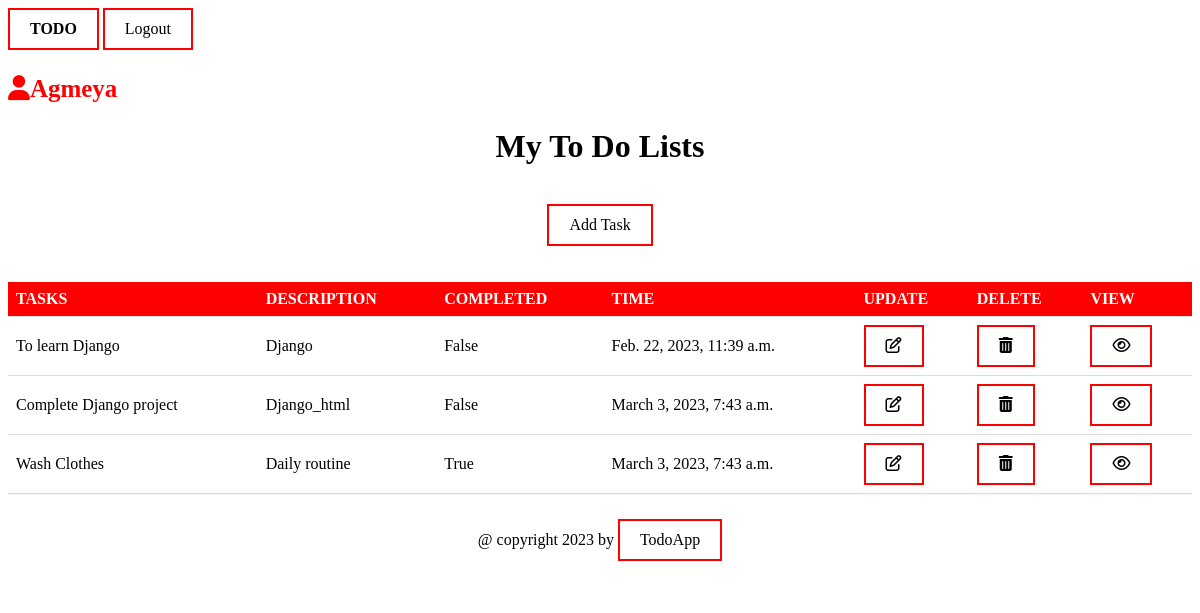
Screenshot of /task-list/ (signed in) with the database file from the repository.
### todo/models.py (models this page shows, shortened)
class Tasks(models.Model):
    title = models.CharField(max_length=200)
    Description = models.TextField()
    completed = models.BooleanField(default=False)
    created = models.DateTimeField(auto_now_add=True)
    class Meta:
        ordering =['completed']

### todo/views.py (the view)
# urls.py: path('task-list/',TaskList.as_view(), name='task1'),
class TaskList(ListView):
    model = Tasks
    context_object_name = 'task1'
    template_name = 'tasklist.html'

### templates/tasklist.html (shortened to what this page needs)
{% load static %}
<!DOCTYPE html>
<html lang="en">
<head>
    <link rel="stylesheet" href="{% static 'css/taskliststyle.css' %}">
</head>
<body>
<div class="container">
        <a  href="{% url 'home' %}" class="logo">Todo</a>
    <a href="{% url 'logout' %}" class="btn btn-primary">Logout</a>
</div>
<form>
     {% if request.user.is_authenticated %}
	<p class="mytag"><i class="fa-solid fa-user"></i>{{request.user | title}} </p>
    {% endif %}
<center>
<h1>My To Do Lists</h1></center>
<div style="overflow-x: auto;">
<table id="customers">
    <tr>
        <th>TASKS</th><th>DESCRIPTION</th><th>COMPLETED</th><th>TIME</th><th>UPDATE</th>&nbsp &nbsp<th>DELETE</th><th>VIEW</th>
    </tr>
    {% for tasks in task1 %}
    <tr>
        <td>{{tasks.title}}</td>
        <td>{{tasks.Description}}</td>
        <td>{{tasks.completed}}</td>
        <td>{{tasks.created}}</td>
        <td><a href="{% url 'task-update' tasks.id %}"><i class="fa-regular fa-pen-to-square"></i></a> </td>
        <td><a href="{% url 'task-delete' tasks.id %}"><i class="fa-solid fa-trash-can" ></i></a></td>
        <td><a href="{% url 'task-detail' tasks.id %}"><i class="fa-regular fa-eye"></i></a></td>
    </tr>
    {% endfor %}
    <center><a href="{% url 'task-create' %}" target="_blank">Add Task</a></center>
    <br><br>
</table>
    </div>
</form>
<footer class="footer">
    <div class="container">
        <p>@ copyright {% now "Y" %} by <a class="ab" href="#">TodoApp</a> </p>
    </div>
</footer>
</body>
</html>

### todo/static/css/taskliststyle.css (style rules this page uses)
:root { --color-primary: #ee394c; --color-secondary: #86b7fe; --color-light: #f2f2f2; --color-gray: #ced4da; --color-dark: #212121; --color-white: #ffffff; --color-error: #e2442f; --color-warning: #ffc900; --color-info: #02a2b9; --color-success: #1ba345; --color-input: #00d1b2; --border-radius: 5px; }
body { background-color:white; }
.logo { padding: 0.5rem; background-color: red; text-decoration: none; color: black; font-weight: bold; text-transform: uppercase; }
table { border-collapse: collapse; width: 100%; }
th, td { padding: 8px; text-align: left; border-bottom: 1px solid #ddd; }
th { background-color:red; color: white; }
a:link, a:visited { background-color: white; color: black; border: 2px solid red; padding: 10px 20px; text-align: center; text-decoration: none; display: inline-block; }
.footer p { text-align: center; }
.footer { margin-top: auto; padding: 0.5rem 0; border-top: solid 1px var(--color-light); }

### templates/tasklist.html (style rules this page uses)
.mytag { color:red; font-size:25px; font-family:'Times New Roman',Times,serif; font-weight:bold; }

### rows the page displays
Tasks: title "To learn Django", Description "Django", completed "False", created "Feb. 22, 2023, 11:39 a.m."
Tasks: title "Complete Django project", Description "Django_html", completed "False", created "March 3, 2023, 7:43 a.m."
Tasks: title "Wash Clothes", Description "Daily routine", completed "True", created "March 3, 2023, 7:43 a.m."

### other values shown
{{ request.user | title }} "Agmeya"
